Frame 1 (no input): blank canvas, image omitted
Frame 60 (no input): blank canvas, image omitted
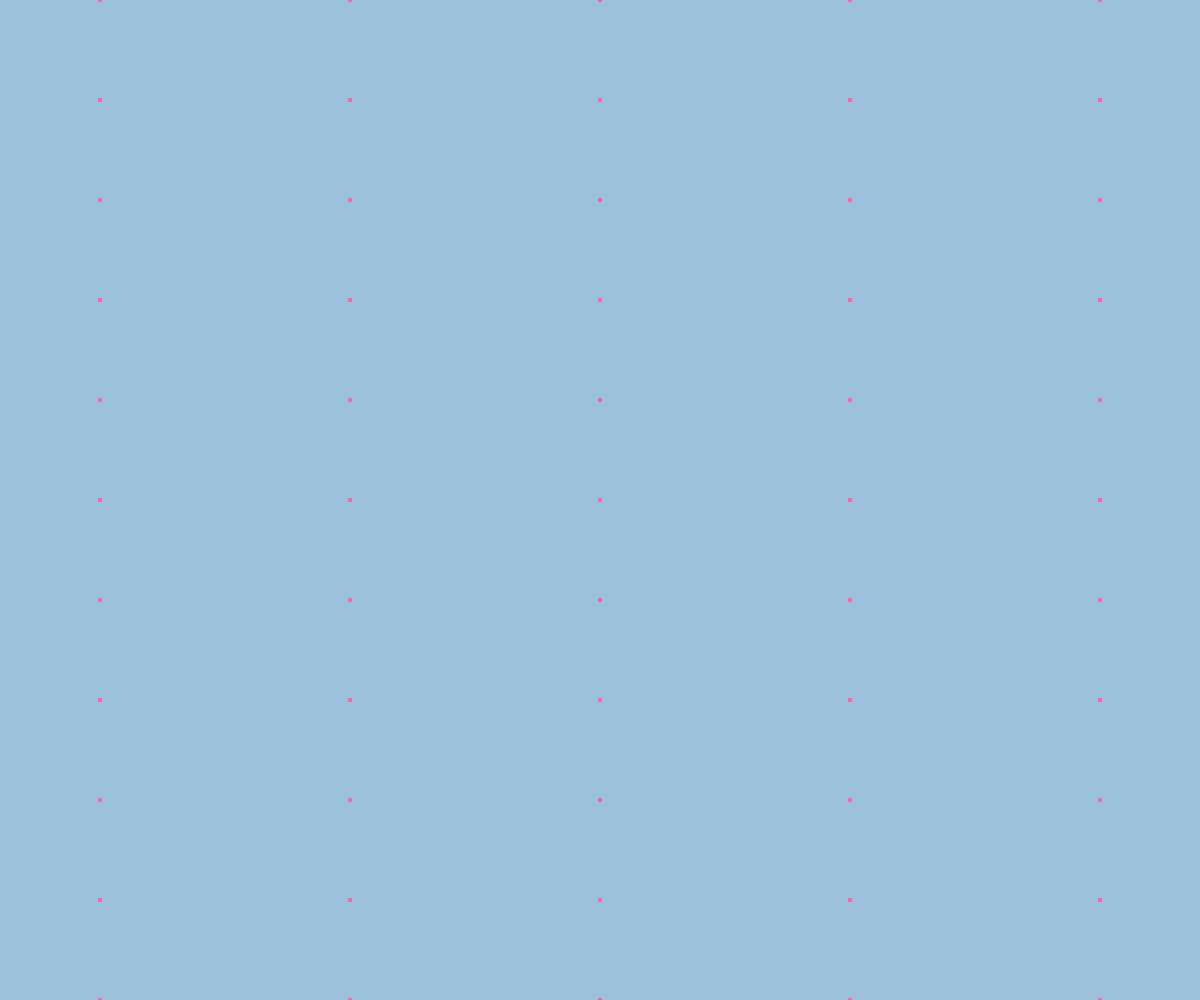
Frame 120 (the mouse pressed at the canvas centre since frame 60)

The p5.js sketch whose frames 1 and 60 were blank and that drew this single picture after the mouse press (run headless with seeded random() and noise() and a simulated clock; from frame 60 on, the mouse is pressed at the canvas centre):

// p5.js sketch
// ── sketch.js
// Feed A, kill B. Reaction equation is: 2B + A -> 3B.
// A is blue, B is red.
// Extra notes at the bottom of the script.

// 		Mitosis: feed=0.0367, kill=0.0649
// Coral growth: feed=0.0545, kill=0.062
// F=0.0620, k=0.0609 U skate region... can't find

var Da = 1.0;
var Db = 0.5;
var feed  = 0.0545; // 0.055
var kill  = 0.062; // 0.062 

var start_a = 1;
var start_b = 0;

var LX = 250;
var LY = 100;
var seed_width = 150;
var seed_height = 40;

var timestep = 1;
var n_draw = 10;

var cent_weight = -1.0;
var side_weight = 0.2;
var diag_weight = 0.05;

var add_width  = 2;
var add_height = 2;
var add_amount = 0.8;

var x_tilenum = 1;
var y_tilenum = 2;

var curr_grid;
var next_grid;

var play;

var myred = 0;
var mygreen = 100;
var myblue = 160;
var myalpha = 100;

var red_mult = 6000;
var red_level = 0.32;
var alpha_mult = 360;

// clean colour scheme
// var myred = 0;
// var mygreen = 60; 100
// var myblue = 60; 160
// var myalpha = 100;

// var red_mult = 6000;
// var red_level = 0.34; 0.31
// var alpha_mult = 360;

function setup(){
	x_tilenum = windowWidth / LX;
	y_tilenum = windowHeight / LY;

	createCanvas(x_tilenum*LX, y_tilenum*LY)
	pixelDensity(1);

	// Initialise grids
	curr_grid = [];
	next_grid = [];
	for (var x = 0; x < LX; x++){
		curr_grid[x] = [];
		next_grid[x] = [];
		for (var y = 0; y < LY; y++){
				curr_grid[x][y] = {a: start_a, b: start_b, add: false}
				next_grid[x][y] = {a: start_a, b: start_b, add: false}
		}
	}


	// // Seed the grid with a patch of b
	// for (var i = floor((LX-seed_width)/2); i < floor((LX+seed_width)/2); i++){
	// 	for (var j = floor((LY-seed_height)/2); j < floor((LY+seed_height)/2); j++){
	// 		curr_grid[i][j] = {a: 0, b: 1, add: false};
 // 	   		next_grid[i][j] = {a: 0, b: 1, add: false};
	// 	}
	// }
	background(0, 246, 225);
	loadPixels();
	// var start3 = millis();
	for (var x = 0; x < width; x++){
		for (var y = 0; y < height; y++){
			var pixel = (x + y*width)*4;

			pixels[pixel + 1] = myred;
			pixels[pixel + 1] = mygreen;
			pixels[pixel + 2] = myblue;
			pixels[pixel + 3] = myalpha;
		}
	}
	// updatePixels();

	play = false;
	draw_rate = 1;
}

function draw(){
	// background( 0, 246, 225);

	// Calculate the next frame values
	for (var n = 0; n < draw_rate; n++){
		if (mouseIsPressed){
			for (var xadd = mouseX-add_width; xadd < mouseX+add_width; xadd++){
				for (var yadd = mouseY-add_height; yadd < mouseY+add_height; yadd++){
					if ((xadd >= 0) && (xadd < width) && 
						(yadd >= 0) && (yadd < height)){
						curr_grid[xadd % LX][yadd % LY].add = true;
						next_grid[xadd % LX][yadd % LY].add = true;
					}
				}
			}
		}

		for (var x = 0; x < LX; x++){
			for (var y = 0; y < LY; y++){
				var a = curr_grid[x][y].a;
				var b = curr_grid[x][y].b;

				var rate_of_change_a = 0;
				var rate_of_change_b = 0;

				if (play){
				rate_of_change_a += Da*laplacian_a(x, y)
							        - a*b*b
							        + feed*(1 - a);
				rate_of_change_b += Db*laplacian_b(x, y)
							        + a*b*b
							        - (kill + feed)*b;
				}

				if (curr_grid[x][y].add){
					rate_of_change_b += add_amount;
				}

				next_grid[x][y].a = a + (rate_of_change_a * timestep);
				next_grid[x][y].b = b + (rate_of_change_b * timestep);

				if (next_grid[x][y].b > 1){
					next_grid[x][y].b = 1;
				}

				curr_grid[x][y].add = false;
				next_grid[x][y].add = false;
			}
		}
		curr_grid = next_grid; // update grid
	}

	// After n_draw frame calulations, draw the frame
	// loadPixels();
	// var start3 = millis();
	for (var x = 0; x < width; x++){
		for (var y = 0; y < height; y++){
			var pixel = (x + y*width)*4;
			grid_x = x % LX;
			grid_y = y % LY;

			var b = curr_grid[grid_x][grid_y].b;

			pixels[pixel + 0] = myred + floor(red_mult*(b-red_level)); // red
			// pixels[pixel + 1] = 0; // folor(180*curr_grid[x][y].a);; // green
			// pixels[pixel + 2] = floor(200*curr_grid[grid_x][grid_y].a); // blue
			pixels[pixel + 3] = myalpha + floor(alpha_mult*b); // alpha
		}
	}
	updatePixels();

	// var draw_time = millis() - start3;
	// console.log(draw_time);

	// console.log(frameRate());
}

function keyPressed(){
	if (keyCode === 0x20){
		draw_rate=n_draw;
		play = !play;
	} else {
		return false;
	}
}

function laplacian_a(x, y){
	var delta_a = 0;

	var left = find_left(x);
	var right = find_right(x);
	var up = find_up(y);
	var down = find_down(y);

	delta_a += cent_weight * curr_grid[x][y].a;

	delta_a += side_weight * curr_grid[x][up].a;
	delta_a += side_weight * curr_grid[x][down].a;
	delta_a += side_weight * curr_grid[left][y].a;
	delta_a += side_weight * curr_grid[right][y].a;

	delta_a += diag_weight * curr_grid[left][up].a;
	delta_a += diag_weight * curr_grid[left][down].a;
	delta_a += diag_weight * curr_grid[right][up].a;
	delta_a += diag_weight * curr_grid[right][down].a;

	return delta_a
}

function laplacian_b(x, y){
	var delta_b = 0;

	var left = find_left(x);
	var right = find_right(x);
	var up = find_up(y);
	var down = find_down(y);

	delta_b += cent_weight * curr_grid[x][y].b;

	delta_b += side_weight * curr_grid[x][up].b;
	delta_b += side_weight * curr_grid[x][down].b;
	delta_b += side_weight * curr_grid[left][y].b;
	delta_b += side_weight * curr_grid[right][y].b;

	delta_b += diag_weight * curr_grid[left][up].b;
	delta_b += diag_weight * curr_grid[left][down].b;
	delta_b += diag_weight * curr_grid[right][up].b;
	delta_b += diag_weight * curr_grid[right][down].b;

	return delta_b
}

function find_left(x){
	if (x == 0){
		return LX-1
	} else{
		return x-1
	}
}

function find_right(x){
	if (x == LX-1){
		return 0
	} else{
		return x+1
	}
}

function find_up(y){
	if (y == 0){
		return LY-1
	} else{
		return y-1
	}
}

function find_down(y){
	if (y == LY-1){
		return 0
	} else{
		return y+1
	}
}

// Additional options can give more possible effects:
// Orientation: diffusion can occur faster in one direction than another to give an orientation to the results.
// Style Map: the feed and kill rates can vary across the grid to give different patterns in different areas.
// Flow: the chemicals can flow across the grid to give various dynamic effects.
// Size: the scale of the pattern changes when the reaction rate is sped up or slowed down relative to the diffusion rate.

// Acorn motif!
	// var Da = 1.0;
	// var Db = 0.5;
	// var feed  = 0.0545; // 0.055
	// var kill  = 0.062; // 0.062 

	// var LX = 150;
	// var LY = 150;
	// var seed_width = 95;
	// var seed_height = 95;

	// var timestep = 1;
	// var n_draw = 30;

	// var cent_weight = -1.0;
	// var side_weight = 0.2;
	// var diag_weight = 0.05;

// Backbone creator
	// var Da = 1.0;
	// var Db = 0.5;
	// var feed  = 0.0545; // 0.055
	// var kill  = 0.062; // 0.062 

	// var LX = 150;
	// var LY = 150;
	// var seed_width = 150;
	// var seed_height = 5 or 40;

	// var timestep = 1;
	// var n_draw = 30;

// Tail
	// var Da = 1.0;
	// var Db = 0.20;
	// var feed  = 0.0367; // 0.055
	// var kill  = 0.0649; // 0.062 

	// var LX = 400;
	// var LY = 40;
	// var seed_width = 10;
	// var seed_height = 40;

	// var timestep = 1;
	// var n_draw = 18;

	// var cent_weight = -1.0;
	// var side_weight = 0.2;
	// var diag_weight = 0.05;
// ── Grid.js
// Grid class

function Grid(LX, LY, start_a, start_b, seed_width, seed_height) {
	this.grid = [];

	// Weights for Laplacian (3x3 convolution)
	var cent_weight = -1.0;
	var side_weight = 0.2;
	var diag_weight = 0.05;

	// Initialise grid
	for (var x = 0; x < LX; x++){
		this.grid[x] = [];
		for (var y = 0; y < LY; y++){
			this.grid[x][y] = {a: start_a, b: start_b, add: false}
		}
	}

	// Seed the grid with a patch of b
	for (var i = floor((LX-seed_width)/2); i < floor((LX+seed_width)/2); i++){
		for (var j = floor((LY-seed_height)/2); j < floor((LY+seed_height)/2); j++){
			this.grid[i][j] = {a: 0, b: 1, add: false};
		}
	}

	// Laplacian operator (3x3 convolution)
	this.laplacian = function(x, y, param){
		var delta_param = 0;

		var left = this.find_left(x);
		var right = this.find_right(x);
		var up = this.find_up(y);
		var down = this.find_down(y);

		delta_param += cent_weight * this.grid[x][y][param];

		delta_param += side_weight * this.grid[x][up][param];
		delta_param += side_weight * this.grid[x][down][param];
		delta_param += side_weight * this.grid[left][y][param];
		delta_param += side_weight * this.grid[right][y][param];

		delta_param += diag_weight * this.grid[left][up][param];
		delta_param += diag_weight * this.grid[left][down][param];
		delta_param += diag_weight * this.grid[right][up][param];
		delta_param += diag_weight * this.grid[right][down][param];

		return delta_param		
	}

	// Helper functions to find neighbouring coordinates with periodic BCs
	this.find_left = function(x){
		return (x == 0 ? LX-1 : x-1)
	}

	this.find_right = function(x){
		return (x == LX-1 ? 0 : x+1)
	}

	this.find_up = function(y){
		return (y == 0 ? LY-1 : y-1)
	}

	this.find_down = function(y){
		return (y == LY-1 ? 0 : y+1)
	}
}

// ── displays.js
// Library of text display screens

function show_any_displays(start, play){
	if (start){
		start_screen();
	} else if (!play){
		pause_screen();
	}
}

function start_screen(){
	textStyle(ITALIC);
	textAlign(CENTER);
	textSize(48);
	fill(255,255,255);
	text("draw something", width/2, height*6/20);
	textSize(24);
	text("space to play/pause", width/2, height*12/20);
	text("up to increase brush size", width/2, height*13/20);
	text("down to decrease brush size", width/2, height*14/20);
	text("m to enter mitosis mode", width/2, height*15/20);
	text("c to enter coral mode", width/2, height*16/20);
}

function pause_screen(){
	textStyle(ITALIC);
	textAlign(CENTER);
	textSize(48);
	fill(255,255,255);
	text("paused", width/2, height*7/20);
	textSize(24);
	text("up to increase brush size", width/2, height*12/20);
	text("down to decrease brush size", width/2, height*13/20);
	text("m to enter mitosis mode", width/2, height*14/20);
	text("c to enter coral mode", width/2, height*15/20);
}

// ── interactions.js
// Library of interaction functions

function touchStarted() {
	touched = true;
    // return false;
}

function touchEnded() {
	touched = false;
    // return false;
}

function keyPressed(){
	if (keyCode === 32){
		// Space = toggle pause/play
		start = false;
		draw_rate=n_draw;
		play = !play;
	} else if (keyCode === 67 || keyCode === 99){
		// C or c = coral mode
		feed  = 0.0545;
		kill  = 0.062;
	} else if (keyCode === 77 || keyCode === 109){
		// M or m = mitosis mode
		feed  = 0.0367;
		kill  = 0.0649;
	} else if (keyCode === DOWN_ARROW){
		// Decrease brush size
		change_brush_size('decrease');
	} else if (keyCode === UP_ARROW){
		// Increase brush size
		change_brush_size('increase')
	} else {
		return false;
	}
}

// ── paintbrush.js
// Library of paintbrush functions

// Paintbrush properties
var add_width  = 10;
var add_height = 10;
var min_brush_size = 2;
var max_brush_size = 50;
var brush_change_ratio = 1.4;

function change_brush_size(mode){
	if (mode == 'decrease'){
		// Decrease brush size
		add_width /= brush_change_ratio;
		add_height /= brush_change_ratio;
	} else if (mode == 'increase'){
		// Increase brush size
		add_width *= brush_change_ratio;
		add_height *= brush_change_ratio;
	}

	// Limit brush size
	if (add_width < min_brush_size){
		add_width = min_brush_size;
		add_height = min_brush_size;
	} else if (add_width > max_brush_size){
		add_width = max_brush_size;
		add_height = max_brush_size;
	}
}

function brush_stroke(vals_grids){
	for (i = 0; i < vals_grids.length; i++){
		var vals = vals_grids[i];

		// Add paint to brush area
		for (var xadd = mouseX-add_width; xadd < mouseX+add_width; xadd++){
			for (var yadd = mouseY-add_height; yadd < mouseY+add_height; yadd++){
				if ((xadd >= 0) && (xadd < width) && 
					(yadd >= 0) && (yadd < height)){
					vals[floor(xadd % LX)][floor(yadd % LY)].add = true;
				}
			}
		}
	}
}
